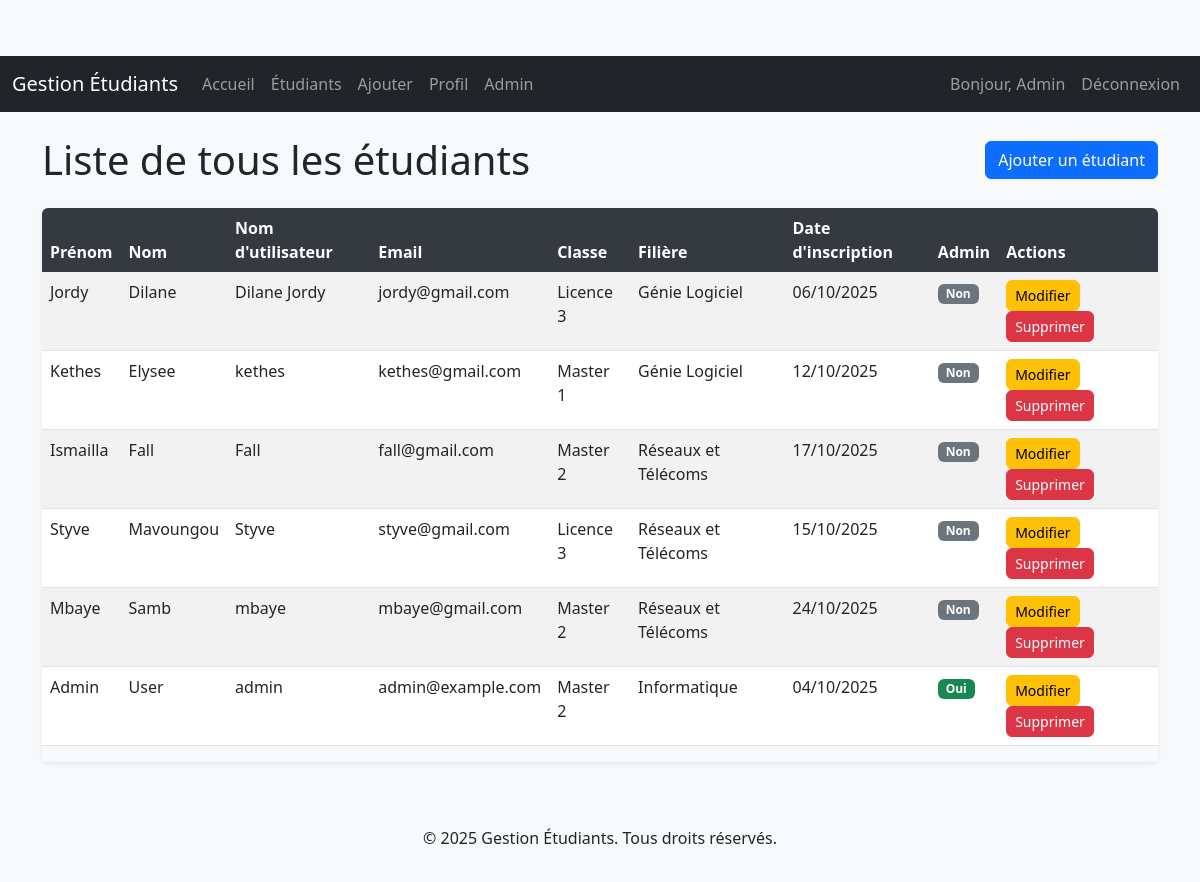
The page /etudiants (signed in) on the database its author committed.
### models.py (models this page shows, shortened)
class User(db.Model, UserMixin):
    id = db.Column(db.Integer, primary_key=True)
    username = db.Column(db.String(20), unique=True, nullable=False)
    email = db.Column(db.String(120), unique=True, nullable=False)
    password_hash = db.Column(db.String(128), nullable=False)
    is_admin = db.Column(db.Boolean, default=False)
    first_name = db.Column(db.String(50), nullable=False)
    last_name = db.Column(db.String(50), nullable=False)
    class_level = db.Column(db.String(10), nullable=False)
    filiere = db.Column(db.String(50), nullable=False)
    date_registered = db.Column(db.DateTime, nullable=False, default=datetime.utcnow)

### app.py (the view)
@app.route("/etudiants")
def students():
    if current_user.is_authenticated:
        users = User.query.order_by(User.last_name.asc()).all()
        title = "Liste de tous les étudiants"
    else:
        users = User.query.order_by(User.last_name.asc()).all()
        title = "Liste des étudiants - Connectez-vous pour plus de détails"
    return render_template("etudiants.html", title=title, users=users, CLASSES=CLASSES, FILIERES=FILIERES)

### app.py (called while the page is built)
@login_manager.user_loader
def load_user(user_id):
    return User.query.get(int(user_id))

### templates/etudiants.html (shortened to what this page needs)
{% extends "base.html" %}
{% block content %}
    <div class="d-flex justify-content-between align-items-center mb-4">
        <h1 class="mb-0">{{ title }}</h1>
        {% if current_user.is_admin %}
            <a href="{{ url_for('ajouter_etudiants') }}" class="btn btn-primary">Ajouter un étudiant</a>
        {% endif %}
    </div>
    {% if users %}
        <div class="table-responsive">
            <table class="table table-striped table-hover">
                <thead class="table-dark">
                    <tr>
                        <th>Prénom</th>
                        <th>Nom</th>
                        <th>Nom d'utilisateur</th>
                        <th>Email</th>
                        <th>Classe</th>
                        <th>Filière</th>
                        <th>Date d'inscription</th>
                        {% if current_user.is_authenticated and current_user.is_admin %}
                            <th>Admin</th>
                            <th>Actions</th>
                        {% endif %}
                    </tr>
                </thead>
                <tbody>
                    {% for user in users %}
                        <tr>
                            <td>{{ user.first_name }}</td>
                            <td>{{ user.last_name }}</td>
                            <td>{{ user.username }}</td>
                            <td>{{ user.email }}</td>
                            <td>
                                {% for code, name in CLASSES %}
                                    {% if code == user.class_level %}
                                        {{ name }}
                                    {% endif %}
                                {% endfor %}
                            </td>
                            <td>
                                {% for code, name in FILIERES %}
                                    {% if code == user.filiere %}
                                        {{ name }}
                                    {% endif %}
                                {% endfor %}
                            </td>
                            <td>{{ user.date_registered.strftime('%d/%m/%Y') }}</td>
                            {% if current_user.is_authenticated and current_user.is_admin %}
                                <td>
                                    {% if user.is_admin %}
                                        <span class="badge bg-success">Oui</span>
                                    {% else %}
                                        <span class="badge bg-secondary">Non</span>
                                    {% endif %}
                                </td>
                                <td>
                                    <a href="{{ url_for('modifier_etudiants', user_id=user.id) }}" class="btn btn-sm btn-warning me-1">Modifier</a>
                                    <button type="button" class="btn btn-sm btn-danger" data-bs-toggle="modal" data-bs-target="#confirmDeleteModal-{{ user.id }}">
                                        Supprimer
                                    </button>
                                </td>
                            {% endif %}
                        </tr>
                    {% endfor %}
                </tbody>
            </table>
        </div>
    {% else %}
        <p class="alert alert-info">Aucun étudiant enregistré pour le moment.</p>
    {% endif %}
{% endblock content %}

### templates/base.html (shortened to what this page needs)
<!DOCTYPE html>
<html lang="fr">
<head>
    <link href="https://cdn.jsdelivr.net/npm/bootstrap@5.3.0/dist/css/bootstrap.min.css" rel="stylesheet">
    <link rel="stylesheet" href="{{ url_for('static', filename='css/style.css') }}">
</head>
<body>
    <header class="mb-4">
        <nav class="navbar navbar-expand-lg navbar-dark bg-dark">
            <div class="container-fluid">
                <a class="navbar-brand" href="{{ url_for('home') }}">Gestion Étudiants</a>
                <div class="collapse navbar-collapse" id="navbarNav">
                    <ul class="navbar-nav me-auto">
                        <li class="nav-item">
                            <a class="nav-link" href="{{ url_for('home') }}">Accueil</a>
                        </li>
                        <li class="nav-item">
                            <a class="nav-link" href="{{ url_for('students') }}">Étudiants</a>
                        </li>
                        {% if current_user.is_authenticated %}
                            {% if current_user.is_admin %}
                            <li class="nav-item">
                                <a class="nav-link" href="{{ url_for('ajouter_etudiants') }}">Ajouter</a>
                            </li>
                            {% endif %}
                            <li class="nav-item">
                                <a class="nav-link" href="{{ url_for('profil') }}">Profil</a>
                            </li>
                            {% if current_user.is_admin %}
                            <li class="nav-item">
                                <a class="nav-link" href="{{ url_for('admin_panel') }}">Admin</a>
                            </li>
                            {% endif %}
                        {% endif %}
                    </ul>
                    <ul class="navbar-nav">
                        {% if current_user.is_authenticated %}
                            <li class="nav-item">
                                <a class="nav-link" href="{{ url_for('students') }}">Bonjour, {{ current_user.first_name }}</a>
                            </li>
                            <li class="nav-item">
                                <a class="nav-link" href="{{ url_for('logout') }}">Déconnexion</a>
                            </li>
                        {% endif %}
                    </ul>
                </div>
            </div>
        </nav>
    </header>
    <main role="main" class="container">
        {% block content %}{% endblock %}
    </main>
    <footer class="mt-5 py-3 bg-light text-center">
        <div class="container">
            <p>&copy; 2025 Gestion Étudiants. Tous droits réservés.</p>
        </div>
    </footer>
</body>
</html>

### static/css/style.css (style rules this page uses)
body { padding-top: 56px; min-height: 100vh; display: flex; flex-direction: column; background-color: #f8f9fa; }
main { flex: 1; }
.table-responsive { border-radius: 0.375rem; box-shadow: 0 0.125rem 0.25rem rgba(0, 0, 0, 0.075); }
.table thead th { background-color: #343a40; color: white; border: none; }
.btn { border-radius: 0.375rem; }

### rows shown on the page
User: first_name "Admin", last_name "User", username "admin", email "admin@example.com", CLASSES "Master 2", FILIERES "Informatique", date_registered "04/10/2025", is_admin "Oui"
User: first_name "Jordy", last_name "Dilane", username "Dilane Jordy", email "jordy@gmail.com", CLASSES "Licence 3", FILIERES "Génie Logiciel", date_registered "06/10/2025", is_admin "Non"
User: first_name "Kethes", last_name "Elysee", username "kethes", email "kethes@gmail.com", CLASSES "Master 1", FILIERES "Génie Logiciel", date_registered "12/10/2025", is_admin "Non"
User: first_name "Ismailla", last_name "Fall", username "Fall", email "fall@gmail.com", CLASSES "Master 2", FILIERES "Réseaux et Télécoms", date_registered "17/10/2025", is_admin "Non"
User: first_name "Styve", last_name "Mavoungou", username "Styve", email "styve@gmail.com", CLASSES "Licence 3", FILIERES "Réseaux et Télécoms", date_registered "15/10/2025", is_admin "Non"
User: first_name "Mbaye", last_name "Samb", username "mbaye", email "mbaye@gmail.com", CLASSES "Master 2", FILIERES "Réseaux et Télécoms", date_registered "24/10/2025", is_admin "Non"

### other values the page prints
{{ title }} "Liste de tous les étudiants"
